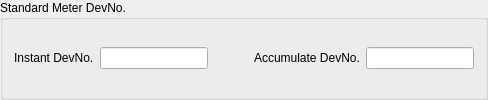
         <widget class="QGroupBox" name="gBox_lcModDevNo">
          <property name="sizePolicy">
           <sizepolicy hsizetype="Preferred" vsizetype="Fixed">
            <horstretch>0</horstretch>
            <verstretch>0</verstretch>
           </sizepolicy>
          </property>
          <property name="title">
           <string>Standard Meter DevNo.</string>
          </property>
          <layout class="QHBoxLayout" name="horizontalLayout_15">
           <item>
            <widget class="QLabel" name="label_37">
             <property name="sizePolicy">
              <sizepolicy hsizetype="Preferred" vsizetype="Fixed">
               <horstretch>0</horstretch>
               <verstretch>0</verstretch>
              </sizepolicy>
             </property>
             <property name="text">
              <string>Instant DevNo.</string>
             </property>
            </widget>
           </item>
           <item>
            <widget class="QLineEdit" name="lineEdit_instDevNo">
             <property name="sizePolicy">
              <sizepolicy hsizetype="Expanding" vsizetype="Fixed">
               <horstretch>0</horstretch>
               <verstretch>0</verstretch>
              </sizepolicy>
             </property>
             <property name="alignment">
              <set>Qt::AlignCenter</set>
             </property>
            </widget>
           </item>
           <item>
            <spacer name="horizontalSpacer_22">
             <property name="orientation">
              <enum>Qt::Horizontal</enum>
             </property>
             <property name="sizeHint" stdset="0">
              <size>
               <width>40</width>
               <height>20</height>
              </size>
             </property>
            </spacer>
           </item>
           <item>
            <widget class="QLabel" name="label_38">
             <property name="sizePolicy">
              <sizepolicy hsizetype="Preferred" vsizetype="Fixed">
               <horstretch>0</horstretch>
               <verstretch>0</verstretch>
              </sizepolicy>
             </property>
             <property name="text">
              <string>Accumulate DevNo.</string>
             </property>
            </widget>
           </item>
           <item>
            <widget class="QLineEdit" name="lineEdit_accumDevNo">
             <property name="sizePolicy">
              <sizepolicy hsizetype="Expanding" vsizetype="Fixed">
               <horstretch>0</horstretch>
               <verstretch>0</verstretch>
              </sizepolicy>
             </property>
             <property name="alignment">
              <set>Qt::AlignCenter</set>
             </property>
            </widget>
           </item>
          </layout>
         </widget>
